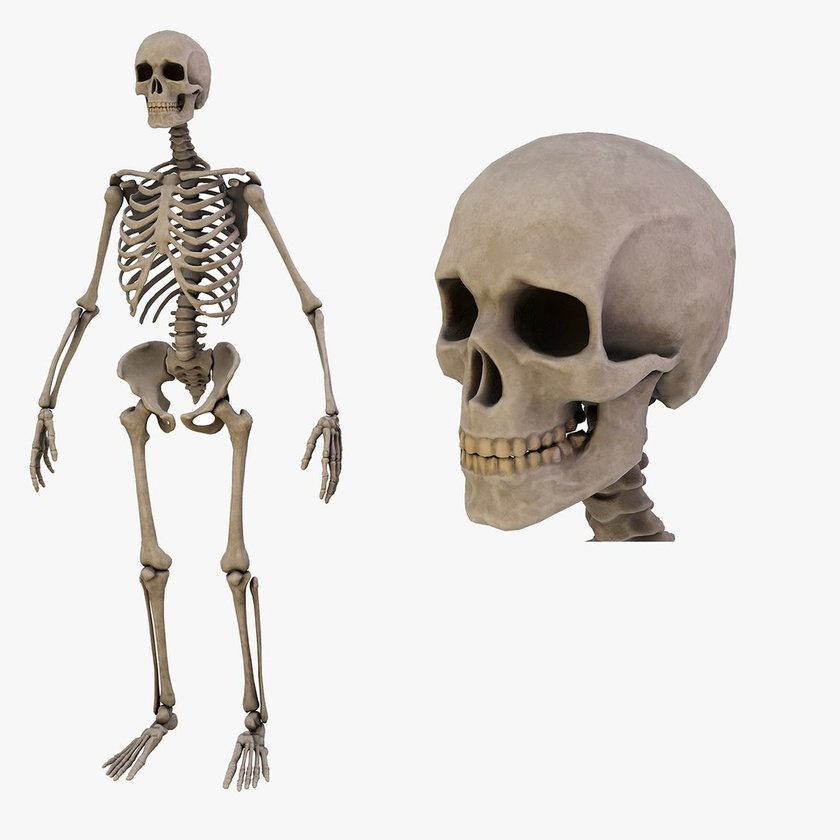
#> input picture hh/hhh.jpg, 840 x 840 px, shrunk from 1080 x 1080 before the run, given in place of , which was not available
$ python Edge_detector.py   (older library calls are emulated)
#> lines starting #> are read from the running program, lines starting #| are printed output that depends on the picture; after the words box and inside, x2 and y2 are one past the last pixel; in counts of white or black regions, pixels touching at a corner belong together; pictures that were not available may be replaced by others from this repository, and a replacement may not be noted
#----------------------library box---------------------------------

import cv2
import numpy as np

from skimage import io
from skimage.filters import gaussian


#----------------------function box--------------------------------

#def gradian(i,j,matrix):                                             # function for sobel filter write by myself
    #Gx = 2*(matrix[i,j+1]-matrix[i,j-1]) + (matrix[i-1,j+1]+matrix[i+1,j+1]-matrix[i-1,j-1]-matrix[i+1,j-1])
    #Gy = 2*(matrix[i+1,j]-matrix[i-1,j]) + (matrix[i+1,j-1]+matrix[i+1,j+1]-matrix[i-1,j-1]-matrix[i-1,j+1])
    #return int(((Gx)**2 +(Gy)**2 )**0.5)
#                                                here we calculate gradiant of 3x3 matrix which central object [i,j]

#------------------------img input box------------------------------

address=input()
#img = cv2.imread('F:/univercity/projects/dmath/hh/hh.JPG')
img = cv2.imread(address)
#> img is the input picture: shape (840, 840, 3); mean B, G, R 217.9, 220.9, 224

height , width , channels = img.shape                              # for loops need this line
#> height = 840; width = 840; channels = 3


#----------------------gray color filter box-------------------------

grayimg=np.zeros((height,width),dtype=np.uint8)                   # that's a new img in size of our original img

for i in range(height):
    for j in range(width):
        b,g,r = img[i,j]
        grayval=int(0.2989*r + 0.5870*g + 0.1140*b)
        grayimg[i,j]=grayval                                      # already we can apply this all on original img but we do it to check changes by steps
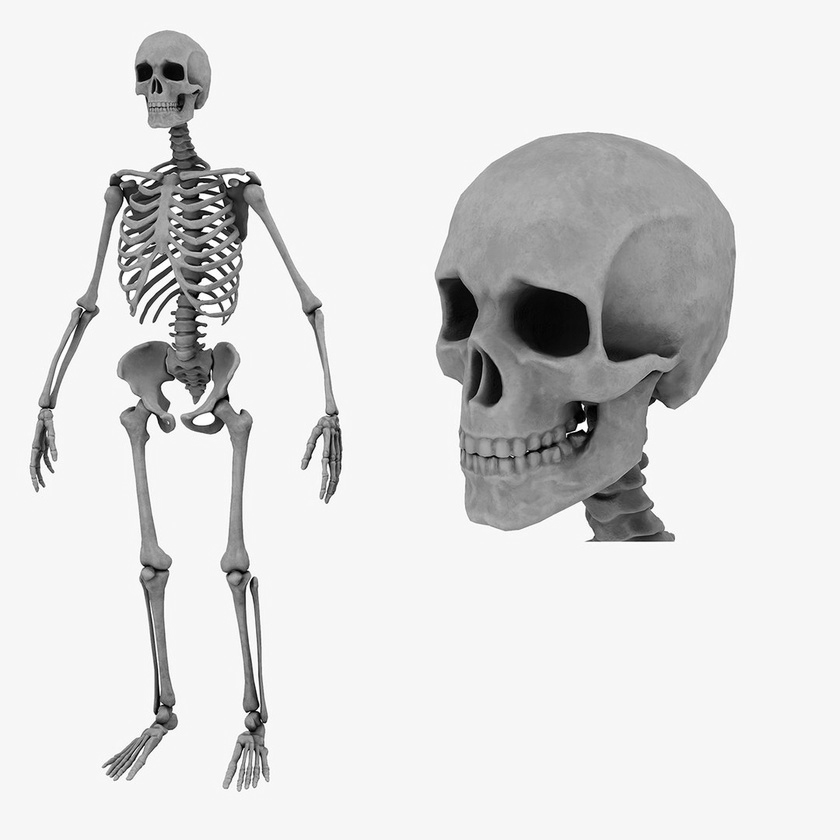
#> grayimg: shape (840, 840); min 0, max 254, mean 220.6


#---------------------gowse filter to reduce noise box------------------

guimg= gaussian(grayimg,sigma=0.2)


#--------------------edge finding sobel filter box------------------

sobimg=np.zeros((height,width),dtype=np.uint8)

#+++++++++++++++++++++++++++++
sobel_x = np.array([[-1, 0, 1], [-2, 0, 2], [-1, 0, 1]])         # sobel array to product matrises
sobel_y = np.array([[-1, -2, -1], [0, 0, 0], [1, 2, 1]])
sobelgradian=[]
#+++++++++++++++++++++++++++++

for i in range(1,height-1):
    for j in range(1,width-1):
        #sobimg[i,j] = gradian(i,j,grayimg)                      # we can alse use this way but its not best way

        #+++++++++++++++++++++++++++++++++
        region = guimg[i-1:i+2, j-1:j+2]

        gx = np.sum(sobel_x * region)
        gy = np.sum(sobel_y * region)

        sobimg[i, j] = (gx**2 + gy**2)**0.5
        sobelgradian.append((gx**2 + gy**2)**0.5)
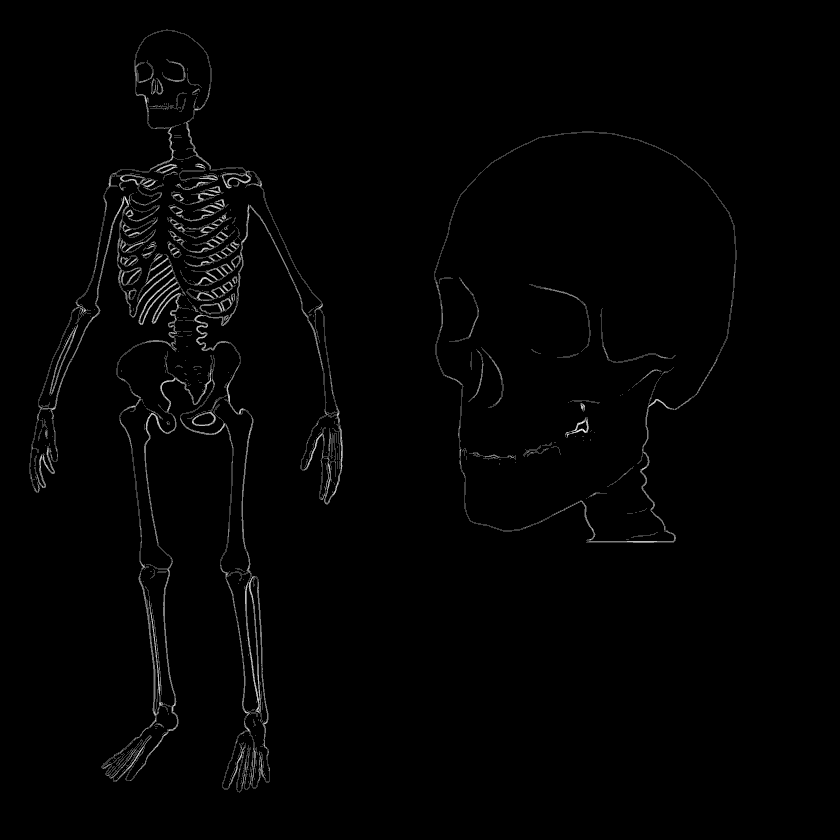
#> sobimg: shape (840, 840); min 0, max 4, mean 0.0455; drawn with min black and max white
#> after the loop, sobelgradian = 702244 items
        #+++++++++++++++++++++++++++++++++

midgradian = sum(sobelgradian)/len(sobelgradian)
#> midgradian = 0.0992

for i in range(1,height-1):
    for j in range(1,width-1):
        if sobimg[i,j] > midgradian+midgradian//2 :
            sobimg[i,j]=255
        else :
            sobimg[i,j]=0
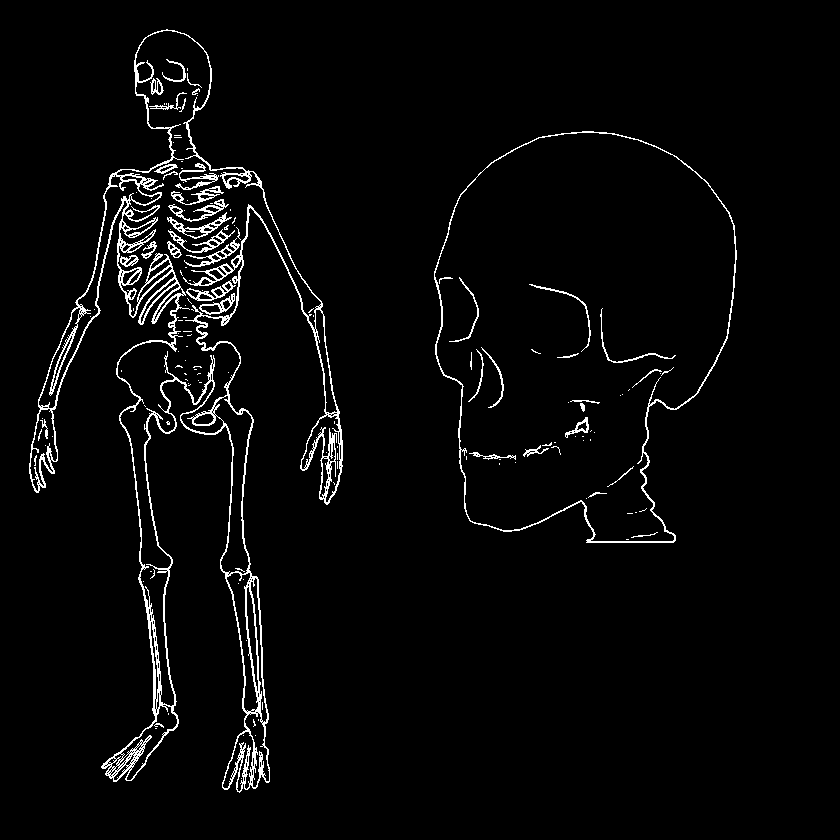
#> sobimg: shape (840, 840); 3.2% white in thin lines or dots, all inside (x1, y1, x2, y2) = (29, 29, 737, 793)

#======================================================================================================================#
#top way is ok to find edges but because of handwriting code , edges are not monolithic so program cant find true shape#
# so if we use numpy and cv2 functions it will be completely  !  so i comment it                                                         #
#sobel_x = cv2.Sobel(grayimg, cv2.CV_64F, 1, 0, ksize=3)                                                                #
#sobel_y = cv2.Sobel(grayimg, cv2.CV_64F, 0, 1, ksize=3)                                                                #
#sobimg = cv2.magnitude(sobel_x, sobel_y)                                                                               #
#======================================================================================================================#

_ , sobimg = cv2.threshold(sobimg,127,255,cv2.THRESH_BINARY)    # change img to binary for function findcounters


#---------------------biggest container finding box----------------------

sobimg = cv2.convertScaleAbs(sobimg)
contour_img = np.zeros_like(img)                                 # making a black img in size of original img

counters, _ = cv2.findContours(sobimg,cv2.RETR_EXTERNAL,cv2.CHAIN_APPROX_SIMPLE)  # finding counters
#> counters = 2 contours; box (x1, y1, x2, y2) and area: (434, 131, 737, 543) 93510, (29, 29, 343, 793) 59176
largest=max(counters,key=cv2.contourArea)                                        # finding largest
#> largest = contour of 567 points, box (x1, y1, x2, y2) (434, 131, 737, 543), area 93510
cv2.drawContours(contour_img,[largest],-1,(0,0,255),2)                             # drawing on black page
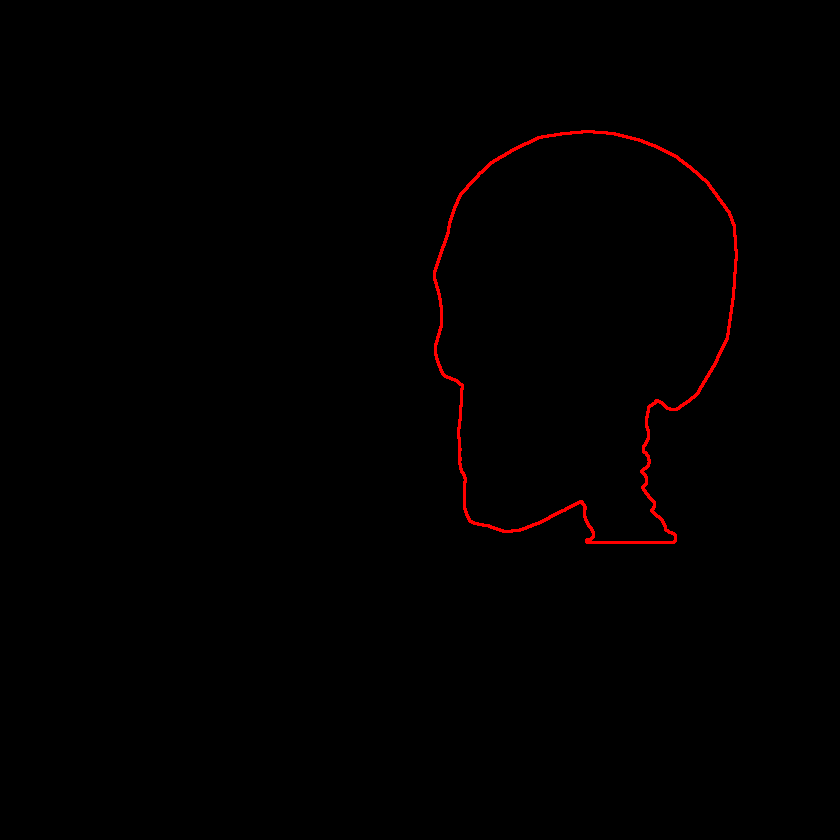
#> contour_img: shape (840, 840, 3); mean of channels 0, 1, 2 0, 0, 1.6; drawn as B, G, R


#-----------------------output box---------------------------------------

cv2.imshow('orginal',img)
cv2.imshow('grayImage',grayimg)
cv2.imshow('bullued',guimg)
cv2.imshow('sobel filtered',sobimg)
cv2.imshow('ok',contour_img)
cv2.waitKey(0)
cv2.destroyAllWindows
